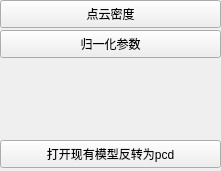
         <widget class="QWidget" name="page_2">
          <property name="geometry">
           <rect>
            <x>0</x>
            <y>0</y>
            <width>221</width>
            <height>171</height>
           </rect>
          </property>
          <attribute name="label">
           <string>计算</string>
          </attribute>
          <widget class="QPushButton" name="butC_Density">
           <property name="geometry">
            <rect>
             <x>0</x>
             <y>0</y>
             <width>221</width>
             <height>28</height>
            </rect>
           </property>
           <property name="text">
            <string>点云密度</string>
           </property>
          </widget>
          <widget class="QPushButton" name="butC_21">
           <property name="geometry">
            <rect>
             <x>0</x>
             <y>30</y>
             <width>221</width>
             <height>28</height>
            </rect>
           </property>
           <property name="text">
            <string>归一化参数</string>
           </property>
          </widget>
          <widget class="QPushButton" name="butR_mesh2pcd">
           <property name="enabled">
            <bool>true</bool>
           </property>
           <property name="geometry">
            <rect>
             <x>0</x>
             <y>140</y>
             <width>221</width>
             <height>28</height>
            </rect>
           </property>
           <property name="text">
            <string>打开现有模型反转为pcd</string>
           </property>
          </widget>
         </widget>
